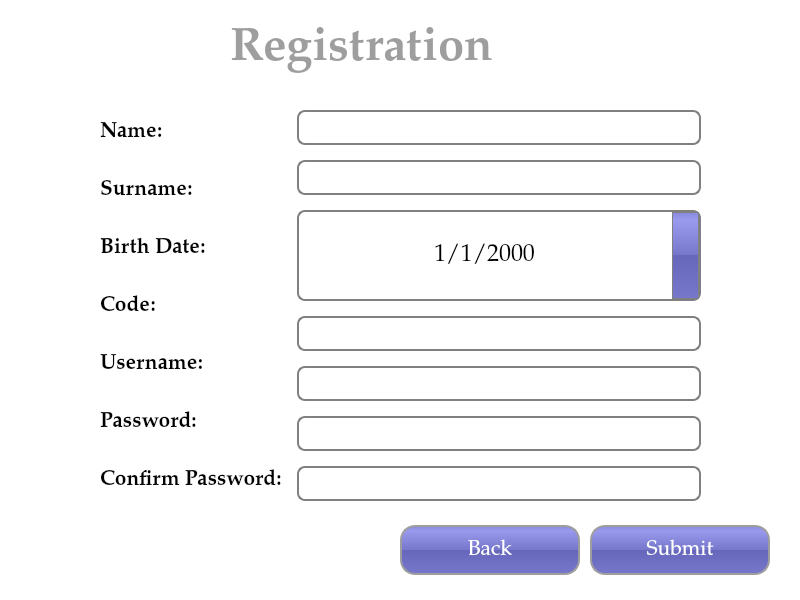
<?xml version="1.0" encoding="UTF-8"?>
<ui version="4.0">
 <class>Registration</class>
 <widget class="QWidget" name="Registration">
  <property name="geometry">
   <rect>
    <x>0</x>
    <y>0</y>
    <width>800</width>
    <height>600</height>
   </rect>
  </property>
  <property name="minimumSize">
   <size>
    <width>800</width>
    <height>600</height>
   </size>
  </property>
  <property name="maximumSize">
   <size>
    <width>800</width>
    <height>600</height>
   </size>
  </property>
  <property name="font">
   <font>
    <family>Palatino Linotype</family>
    <pointsize>18</pointsize>
   </font>
  </property>
  <property name="windowTitle">
   <string>Term Spors Complex</string>
  </property>
  <property name="styleSheet">
   <string notr="true">background-color: rgb(255, 255, 255);</string>
  </property>
  <widget class="QLabel" name="lbl_title">
   <property name="geometry">
    <rect>
     <x>230</x>
     <y>10</y>
     <width>331</width>
     <height>80</height>
    </rect>
   </property>
   <property name="font">
    <font>
     <family>Palatino Linotype</family>
     <pointsize>35</pointsize>
     <weight>75</weight>
     <bold>true</bold>
    </font>
   </property>
   <property name="styleSheet">
    <string notr="true">color: #9E9E9E;</string>
   </property>
   <property name="text">
    <string>Registration</string>
   </property>
  </widget>
  <widget class="QWidget" name="horizontalLayoutWidget">
   <property name="geometry">
    <rect>
     <x>100</x>
     <y>110</y>
     <width>601</width>
     <height>391</height>
    </rect>
   </property>
   <layout class="QHBoxLayout" name="horizontalLayout">
    <property name="spacing">
     <number>15</number>
    </property>
    <item>
     <layout class="QVBoxLayout" name="verticalLayout">
      <item>
       <widget class="QLabel" name="lbl_name">
        <property name="font">
         <font>
          <family>Palatino Linotype</family>
          <pointsize>16</pointsize>
          <weight>75</weight>
          <bold>true</bold>
         </font>
        </property>
        <property name="text">
         <string>Name:</string>
        </property>
       </widget>
      </item>
      <item>
       <widget class="QLabel" name="lbl_surname">
        <property name="font">
         <font>
          <family>Palatino Linotype</family>
          <pointsize>16</pointsize>
          <weight>75</weight>
          <bold>true</bold>
         </font>
        </property>
        <property name="text">
         <string>Surname:</string>
        </property>
       </widget>
      </item>
      <item>
       <widget class="QLabel" name="lbl_birthDate">
        <property name="font">
         <font>
          <family>Palatino Linotype</family>
          <pointsize>16</pointsize>
          <weight>75</weight>
          <bold>true</bold>
         </font>
        </property>
        <property name="text">
         <string>Birth Date:</string>
        </property>
       </widget>
      </item>
      <item>
       <widget class="QLabel" name="lbl_code">
        <property name="font">
         <font>
          <family>Palatino Linotype</family>
          <pointsize>16</pointsize>
          <weight>75</weight>
          <bold>true</bold>
         </font>
        </property>
        <property name="text">
         <string>Code:</string>
        </property>
       </widget>
      </item>
      <item>
       <widget class="QLabel" name="lbl_username">
        <property name="font">
         <font>
          <family>Palatino Linotype</family>
          <pointsize>16</pointsize>
          <weight>75</weight>
          <bold>true</bold>
         </font>
        </property>
        <property name="text">
         <string>Username:</string>
        </property>
       </widget>
      </item>
      <item>
       <widget class="QLabel" name="lbl_password">
        <property name="font">
         <font>
          <family>Palatino Linotype</family>
          <pointsize>16</pointsize>
          <weight>75</weight>
          <bold>true</bold>
         </font>
        </property>
        <property name="text">
         <string>Password:</string>
        </property>
       </widget>
      </item>
      <item>
       <widget class="QLabel" name="lbl_confirmPass">
        <property name="font">
         <font>
          <family>Palatino Linotype</family>
          <pointsize>16</pointsize>
          <weight>75</weight>
          <bold>true</bold>
         </font>
        </property>
        <property name="text">
         <string>Confirm Password:</string>
        </property>
       </widget>
      </item>
     </layout>
    </item>
    <item>
     <layout class="QVBoxLayout" name="verticalLayout_2">
      <item>
       <widget class="QLineEdit" name="txt_name">
        <property name="font">
         <font>
          <family>Palatino Linotype</family>
          <pointsize>18</pointsize>
         </font>
        </property>
        <property name="styleSheet">
         <string notr="true">QLineEdit {
padding: 1px;
border-style: solid;
border: 2px solid gray;
border-radius: 8px;
}</string>
        </property>
        <property name="clearButtonEnabled">
         <bool>true</bool>
        </property>
       </widget>
      </item>
      <item>
       <widget class="QLineEdit" name="txt_surname">
        <property name="font">
         <font>
          <family>Palatino Linotype</family>
          <pointsize>18</pointsize>
         </font>
        </property>
        <property name="styleSheet">
         <string notr="true">QLineEdit {
padding: 1px;
border-style: solid;
border: 2px solid gray;
border-radius: 8px;
}</string>
        </property>
        <property name="clearButtonEnabled">
         <bool>true</bool>
        </property>
       </widget>
      </item>
      <item>
       <widget class="QDateEdit" name="txt_birthDate">
        <property name="sizePolicy">
         <sizepolicy hsizetype="Minimum" vsizetype="Preferred">
          <horstretch>0</horstretch>
          <verstretch>0</verstretch>
         </sizepolicy>
        </property>
        <property name="font">
         <font>
          <family>Palatino Linotype</family>
          <pointsize>18</pointsize>
         </font>
        </property>
        <property name="cursor">
         <cursorShape>ArrowCursor</cursorShape>
        </property>
        <property name="styleSheet">
         <string notr="true">QDateEdit {
padding: 1px;
border-style: solid;
border: 2px solid gray;
border-radius: 8px;
}

QDateEdit::drop-down {
background-color: QLinearGradient( x1: 0, y1: 0, x2: 0, y2: 1, stop: 0 #88d, stop: 0.1 #99e, stop: 0.49 #77c, stop: 0.5 #66b, stop: 1 #77c);
width:25px;
border: 1px solid gray;
}

QCalendarWidget QToolButton {
  	height: 55px;
  	width: 100px;
  	color: white;
  	font-size: 16px;
  	icon-size: 28px, 28px;
  	background-color: qlineargradient(x1:0, y1:0, x2:0, y2:1, stop: 0 #cccccc, stop: 1 #333333);
  }
  QCalendarWidget QMenu {
  	width: 100px;
  	left: 20px;
  	color: white;
  	font-size: 16px;
  	background-color: rgb(100, 100, 200);
  }
  QCalendarWidget QSpinBox { 
  	width: 100px; 
  	font-size:16px; 
  	color: white; 
  	background-color: qlineargradient(x1:0, y1:0, x2:0, y2:1, stop: 0 #cccccc, stop: 1 #333333); 
  	selection-background-color: rgb(136, 136, 136);
  	selection-color: rgb(255, 255, 255);
  }
  QCalendarWidget QSpinBox::up-button { subcontrol-origin: border;  subcontrol-position: top right;  width:35px; }
  QCalendarWidget QSpinBox::down-button {subcontrol-origin: border; subcontrol-position: bottom right;  width:35px;}
  QCalendarWidget QSpinBox::up-arrow { width:46px;  height:46px; }
  QCalendarWidget QSpinBox::down-arrow { width:46px;  height:46px; }
   
  /* header row */
  QCalendarWidget QWidget { alternate-background-color: rgb(128, 128, 128); }
   
  /* normal days */
  QCalendarWidget QAbstractItemView:enabled 
  {
  	font-size:16px;  
  	color: rgb(180, 180, 180);  
  	background-color: rgb(235, 235, 235);
  	selection-background-color: rgb(100, 100, 200); 
	selection-color: white; 
  
  }
   
  /* days in other months */
  /* navigation bar */
QCalendarWidget QWidget#qt_calendar_navigationbar
{ 
  background-color: qlineargradient(x1:0, y1:0, x2:0, y2:1, stop: 0 #cccccc, stop: 1 #333333); 
}

QCalendarWidget QAbstractItemView:disabled 
{ 
color: rgb(64, 64, 64); 
}</string>
        </property>
        <property name="alignment">
         <set>Qt::AlignCenter</set>
        </property>
        <property name="buttonSymbols">
         <enum>QAbstractSpinBox::UpDownArrows</enum>
        </property>
        <property name="displayFormat">
         <string>d/M/yyyy</string>
        </property>
        <property name="calendarPopup">
         <bool>true</bool>
        </property>
       </widget>
      </item>
      <item>
       <widget class="QLineEdit" name="txt_code">
        <property name="font">
         <font>
          <family>Palatino Linotype</family>
          <pointsize>18</pointsize>
         </font>
        </property>
        <property name="styleSheet">
         <string notr="true">QLineEdit {
padding: 1px;
border-style: solid;
border: 2px solid gray;
border-radius: 8px;
}</string>
        </property>
        <property name="clearButtonEnabled">
         <bool>true</bool>
        </property>
       </widget>
      </item>
      <item>
       <widget class="QLineEdit" name="txt_username">
        <property name="font">
         <font>
          <family>Palatino Linotype</family>
          <pointsize>18</pointsize>
         </font>
        </property>
        <property name="styleSheet">
         <string notr="true">QLineEdit {
padding: 1px;
border-style: solid;
border: 2px solid gray;
border-radius: 8px;
}</string>
        </property>
        <property name="clearButtonEnabled">
         <bool>true</bool>
        </property>
       </widget>
      </item>
      <item>
       <widget class="QLineEdit" name="txt_password">
        <property name="font">
         <font>
          <family>Palatino Linotype</family>
          <pointsize>18</pointsize>
         </font>
        </property>
        <property name="styleSheet">
         <string notr="true">QLineEdit {
padding: 1px;
border-style: solid;
border: 2px solid gray;
border-radius: 8px;
}</string>
        </property>
        <property name="echoMode">
         <enum>QLineEdit::Password</enum>
        </property>
        <property name="clearButtonEnabled">
         <bool>true</bool>
        </property>
       </widget>
      </item>
      <item>
       <widget class="QLineEdit" name="txt_confirmPass">
        <property name="font">
         <font>
          <family>Palatino Linotype</family>
          <pointsize>18</pointsize>
         </font>
        </property>
        <property name="styleSheet">
         <string notr="true">QLineEdit {
padding: 1px;
border-style: solid;
border: 2px solid gray;
border-radius: 8px;
}</string>
        </property>
        <property name="echoMode">
         <enum>QLineEdit::Password</enum>
        </property>
        <property name="clearButtonEnabled">
         <bool>true</bool>
        </property>
       </widget>
      </item>
     </layout>
    </item>
   </layout>
  </widget>
  <widget class="QPushButton" name="btn_submit">
   <property name="geometry">
    <rect>
     <x>590</x>
     <y>525</y>
     <width>180</width>
     <height>50</height>
    </rect>
   </property>
   <property name="font">
    <font>
     <family>Palatino Linotype</family>
     <pointsize>16</pointsize>
     <underline>false</underline>
    </font>
   </property>
   <property name="cursor">
    <cursorShape>PointingHandCursor</cursorShape>
   </property>
   <property name="styleSheet">
    <string notr="true">QPushButton{
	border: 2px solid #9E9E9E;
	border-radius: 15px;
	background-color: QLinearGradient( x1: 0, y1: 0, x2: 0, y2: 1, stop: 0 #88d, stop: 0.1 #99e, stop: 0.49 #77c, stop: 0.5 #66b, stop: 1 #77c);
	color: #FFFFFF;
}
QPushButton:hover{
	color: #9E9E9E;
	background-color: #5a5a5a;
}
QPushButton:pressed{
	color: #9c2219;
}
QPushButton:checked{
	color: #2c998e;
}</string>
   </property>
   <property name="text">
    <string>Submit</string>
   </property>
  </widget>
  <widget class="QPushButton" name="btn_back">
   <property name="geometry">
    <rect>
     <x>400</x>
     <y>525</y>
     <width>180</width>
     <height>50</height>
    </rect>
   </property>
   <property name="font">
    <font>
     <family>Palatino Linotype</family>
     <pointsize>16</pointsize>
     <underline>false</underline>
    </font>
   </property>
   <property name="cursor">
    <cursorShape>PointingHandCursor</cursorShape>
   </property>
   <property name="styleSheet">
    <string notr="true">QPushButton{
	border: 2px solid #9E9E9E;
	border-radius: 15px;
	background-color: QLinearGradient( x1: 0, y1: 0, x2: 0, y2: 1, stop: 0 #88d, stop: 0.1 #99e, stop: 0.49 #77c, stop: 0.5 #66b, stop: 1 #77c);
	color: #FFFFFF;
}
QPushButton:hover{
	color: #9E9E9E;
	background-color: #5a5a5a;
}
QPushButton:pressed{
	color: #9c2219;
}
QPushButton:checked{
	color: #2c998e;
}</string>
   </property>
   <property name="text">
    <string>Back</string>
   </property>
  </widget>
 </widget>
 <resources/>
 <connections/>
</ui>
